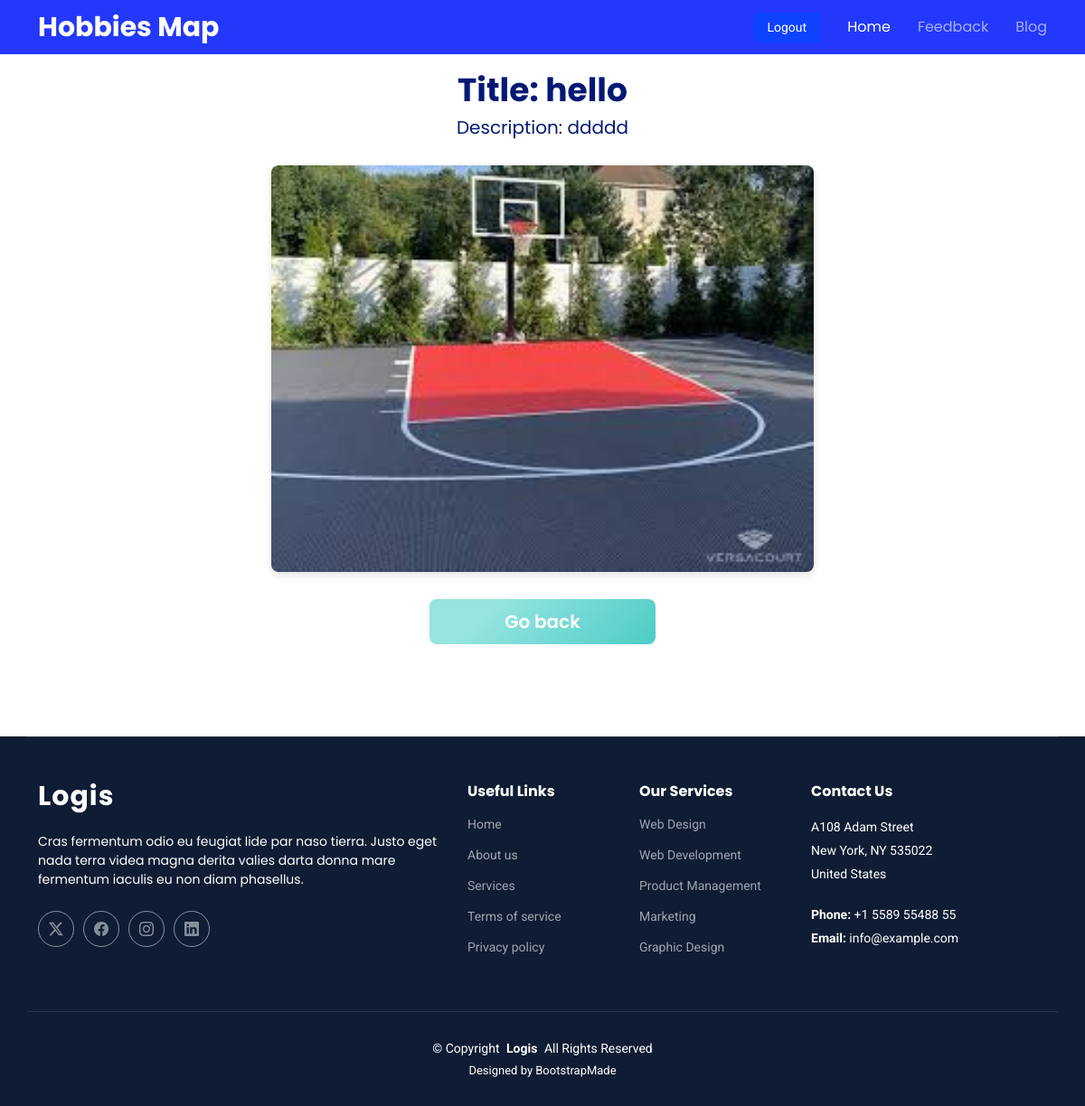
Screenshot of /blog/detailsclass/3 (signed in) with the database file from the repository.
### Blog/models.py (models this page shows, shortened)
class Post(models.Model):
    titre = models.CharField(max_length=200)
    contenu = models.TextField()
    auteur = models.ForeignKey(Utilisateur, on_delete=models.CASCADE)
    date_creation = models.DateTimeField(auto_now_add=True)
    photo = models.FileField(upload_to='photos/')
    likes = models.ManyToManyField(Utilisateur, related_name='liked_posts', blank=True)
    CATEGORY_CHOICES = [
        ('Tech', 'Technology'),
        ('Health', 'Health'),
        ('Lifestyle', 'Lifestyle'),
        ('Education', 'Education'),
        ('Environment', 'Environment'),
        ('Sports', 'Sports'),
        ('Jeux', 'Jeux'),
    ]
    category = models.CharField(max_length=50, choices=CATEGORY_CHOICES)

### Blog/views.py (the view)
# urls.py: path('detailsclass/<int:pk>', Details.as_view() , name="detailsClass"),
class Details(LoginRequiredMixin,DetailView):
    model=Post
    template_name="Blog/blog_detail.html"
    context_object_name="posts"
    def get_context_data(self,**kwargs):
        context= super().get_context_data(**kwargs)
        poste = self.get_object()
        context['comments'] = Comment_Pos.objects.filter(post=poste)
        return context

### Templates/Blog/blog_detail.html (shortened to what this page needs)
<head>
  {% load static %}
  <link href="{% static 'vendor/bootstrap/css/bootstrap.min.css' %}" rel="stylesheet">
  <link href="{% static 'vendor/bootstrap-icons/bootstrap-icons.css' %}" rel="stylesheet">
  <link href="{% static 'vendor/aos/aos.css' %}" rel="stylesheet">
  <link href="{% static 'vendor/fontawesome-free/css/all.min.css' %}" rel="stylesheet">
  <link href="{% static 'vendor/glightbox/css/glightbox.min.css' %}" rel="stylesheet">
  <link href="{% static 'vendor/swiper/swiper-bundle.min.css' %}" rel="stylesheet">
  <link href="https://cdn.jsdelivr.net/npm/bootstrap@5.3.0-alpha1/dist/css/bootstrap.min.css" rel="stylesheet">
  <link rel="stylesheet" href="{% static 'css/main.css' %}">
  <link rel="stylesheet" href="{% static 'styles.css' %}">
</head>
<body>
    <header id="header" class="header d-flex align-items-center fixed-top" style="background-color: rgb(35, 56, 250);height: 60px;">
        <div class="container-fluid container-xl position-relative d-flex align-items-center">
              <a href="{% url 'user:home' %}" class="logo d-flex me-auto">
                <h1 class="sitename">Hobbies Map</h1>
              </a>
              <nav id="navmenu" class="navmenu">
                <ul>
                  <li><a href="{% url 'user:home' %}" class="active">Home</a></li>
                  <li><a href="{% url 'user:feedback' %}">Feedback</a></li>
                  <li><a href="{% url 'list' %}">Blog</a></li>
                </ul>
              </nav>
              <a class="btn-getstarted" href="{% url 'user:logout' %}">Logout</a>
        </div>
        <br><br><br><br>
      </header>
      <br><br>
      <div>
        <h1>Title: {{ posts.titre }}</h1>
        <h2>Description: {{ posts.contenu}}</h2>
    <img src="{{ posts.photo.url }}" alt="Image of {{ posts.title }}" class="main-image">
    <button class="button1">
        <a href="{% url 'list' %}">Go back</a>
    </button>
      </div>
  <br><br><br>
  <footer id="footer" class="footer dark-background">
    <div class="container footer-top">
      <div class="row gy-4">
        <div class="col-lg-5 col-md-12 footer-about">
          <a href="index.html" class="logo d-flex align-items-center">
            <span class="sitename">Logis</span>
          </a>
          <p>Cras fermentum odio eu feugiat lide par naso tierra. Justo eget nada terra videa magna derita valies darta donna mare fermentum iaculis eu non diam phasellus.</p>
          <div class="social-links d-flex mt-4">
            <a href=""><i class="bi bi-twitter-x"></i></a>
            <a href=""><i class="bi bi-facebook"></i></a>
            <a href=""><i class="bi bi-instagram"></i></a>
            <a href=""><i class="bi bi-linkedin"></i></a>
          </div>
        </div>
        <div class="col-lg-2 col-6 footer-links">
          <h4>Useful Links</h4>
          <ul>
            <li><a href="#">Home</a></li>
            <li><a href="#">About us</a></li>
            <li><a href="#">Services</a></li>
            <li><a href="#">Terms of service</a></li>
            <li><a href="#">Privacy policy</a></li>
          </ul>
        </div>
        <div class="col-lg-2 col-6 footer-links">
          <h4>Our Services</h4>
          <ul>
            <li><a href="#">Web Design</a></li>
            <li><a href="#">Web Development</a></li>
            <li><a href="#">Product Management</a></li>
            <li><a href="#">Marketing</a></li>
            <li><a href="#">Graphic Design</a></li>
          </ul>
        </div>
        <div class="col-lg-3 col-md-12 footer-contact text-center text-md-start">
          <h4>Contact Us</h4>
          <p>A108 Adam Street</p>
          <p>New York, NY 535022</p>
          <p>United States</p>
          <p class="mt-4"><strong>Phone:</strong> <span>+1 5589 55488 55</span></p>
          <p><strong>Email:</strong> <span>info@example.com</span></p>
        </div>
      </div>
    </div>
    <div class="container copyright text-center mt-4">
      <p>© <span>Copyright</span> <strong class="px-1 sitename">Logis</strong> <span>All Rights Reserved</span></p>
      <div class="credits">
        Designed by <a href="https://bootstrapmade.com/">BootstrapMade</a>
      </div>
    </div>
  </footer>
</body>

### static/css/main.css (style rules this page uses)
.dark-background { --background-color: #0e1d34; --default-color: #ffffff; --heading-color: #ffffff; --surface-color: #19335c; --contrast-color: #ffffff; }
body { color: var(--default-color); background-color: var(--background-color); font-family: var(--default-font); }
a { color: var(--accent-color); text-decoration: none; transition: 0.3s; }
h1, h2, h3, h4, h5, h6 { color: var(--heading-color); font-family: var(--heading-font); }
.header { --background-color: rgba(255, 255, 255, 0); --heading-color: #ffffff; color: var(--default-color); background-color: var(--background-color); padding: 20px 0; transition: all 0.5s; z-index: 997; }
.header .logo { line-height: 1; }
.header .logo h1 { font-size: 30px; margin: 0; font-weight: 700; color: var(--heading-color); }
.header .btn-getstarted, .header .btn-getstarted:focus { color: var(--contrast-color); background: var(--accent-color); font-size: 14px; padding: 8px 25px; margin: 0 0 0 30px; border-radius: 4px; transition: 0.3s; }
@media (max-width: 1200px) { .header .logo { order: 1; } }
@media (max-width: 1200px) { .header .btn-getstarted { order: 2; margin: 0 15px 0 0; padding: 6px 15px; } }
@media (max-width: 1200px) { .header .navmenu { order: 3; } }
@media (min-width: 1200px) { .navmenu { padding: 0; } }
@media (min-width: 1200px) { .navmenu ul { margin: 0; padding: 0; display: flex; list-style: none; align-items: center; } }
@media (min-width: 1200px) { .navmenu li { position: relative; } }
@media (min-width: 1200px) { .navmenu a, .navmenu a:focus { color: var(--nav-color); padding: 18px 15px; font-size: 16px; font-family: var(--nav-font); font-weight: 400; display: flex; align-items: center; justify-content: space-between; white-space: nowrap; transition: 0.3s; } }
@media (min-width: 1200px) { .navmenu li:last-child a { padding-right: 0; } }
@media (min-width: 1200px) { .navmenu li:hover>a, .navmenu .active, .navmenu .active:focus { color: var(--nav-hover-color); } }
.footer { color: var(--default-color); background-color: var(--background-color); font-size: 14px; position: relative; }
.footer .footer-top { padding-top: 50px; border-top: 1px solid color-mix(in srgb, var(--default-color), transparent 90%); }
.footer .footer-about .logo { line-height: 1; margin-bottom: 25px; }
.footer .footer-about .logo span { color: var(--heading-color); font-size: 30px; font-weight: 700; letter-spacing: 1px; font-family: var(--heading-font); }
.footer .footer-about p { font-size: 14px; font-family: var(--heading-font); }
.footer .social-links a { display: flex; align-items: center; justify-content: center; width: 40px; height: 40px; border-radius: 50%; border: 1px solid color-mix(in srgb, var(--default-color), transparent 50%); font-size: 16px; color: color-mix(in srgb, var(--default-color), transparent 50%); margin-right: 10px; transition: 0.3s; }
.footer h4 { font-size: 16px; font-weight: bold; position: relative; padding-bottom: 12px; }
.footer .footer-links { margin-bottom: 30px; }
.footer .footer-links ul { list-style: none; padding: 0; margin: 0; }
.footer .footer-links ul li { padding: 10px 0; display: flex; align-items: center; }
.footer .footer-links ul li:first-child { padding-top: 0; }
.footer .footer-links ul a { color: color-mix(in srgb, var(--default-color), transparent 40%); display: inline-block; line-height: 1; }
.footer .footer-contact p { margin-bottom: 5px; }
.footer .copyright { padding-top: 30px; padding-bottom: 30px; border-top: 1px solid color-mix(in srgb, var(--heading-color), transparent 90%); }
.footer .copyright p { margin-bottom: 0; }
.footer .credits { margin-top: 4px; font-size: 13px; }
.footer .credits a { color: var(--default-color); }

### Templates/Blog/blog_detail.html (style rules this page uses)
body { font-family: 'Montserrat', sans-serif; background-color: #f4f4f9; margin: 0; padding: 0; color: #333; }
h1, h2 { text-align: center; color: #333; }
h1 { font-size: 36px; margin-top: 30px; font-weight: bold; }
h2 { font-size: 20px; margin-bottom: 20px; font-weight: normal; }
.main-image { display: block; margin: 30px auto; width: 600px; height: auto; border-radius: 8px; box-shadow: 0 4px 10px rgba(0, 0, 0, 0.1); }
.button1 { display: block; width: 150px; margin: 30px auto; background-color: #007bff; color: white; padding: 10px 20px; font-size: 16px; border: none; border-radius: 5px; text-align: center; text-decoration: none; transition: background-color 0.3s ease; }
.button1 a { color: white; text-decoration: none; }

### rows the page displays
Post: titre "hello", contenu "ddddd", photo (picture)
